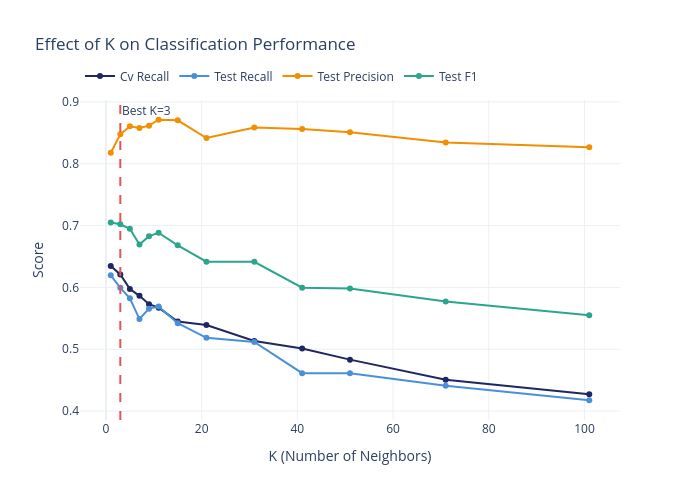

Here is the notebook cell this chart was saved with:
### Markdown cell above
---
## 7. K vs Performance

How does the choice of K affect the bias-variance tradeoff?

### Code cell
k_values = [1, 3, 5, 7, 9, 11, 15, 21, 31, 41, 51, 71, 101]
k_results = []

best_weight = best_knn.named_steps["clf"].weights
best_metric = best_knn.named_steps["clf"].metric

for k in k_values:
    knn_temp = Pipeline([
        ("prep", prep_linear),
        ("clf", KNeighborsClassifier(n_neighbors=k, weights=best_weight, metric=best_metric)),
    ])
    cv_sc = cross_val_score(knn_temp, X_train, y_train, cv=cv, scoring="recall").mean()
    knn_temp.fit(X_train, y_train)
    y_pred_t = knn_temp.predict(X_test)
    y_prob_t = knn_temp.predict_proba(X_test)[:, 1]

    k_results.append({
        "k": k,
        "cv_recall": cv_sc,
        "test_recall": recall_score(y_test, y_pred_t),
        "test_precision": precision_score(y_test, y_pred_t, zero_division=0),
        "test_f1": f1_score(y_test, y_pred_t),
        "test_auc": roc_auc_score(y_test, y_prob_t),
    })

df_k = pd.DataFrame(k_results)

fig_k = go.Figure()
for metric_name, color in [("cv_recall", COLORS["navy"]), ("test_recall", COLORS["accent"]),
                            ("test_precision", COLORS["orange"]), ("test_f1", COLORS["green"])]:
    fig_k.add_trace(go.Scatter(
        x=df_k["k"], y=df_k[metric_name],
        name=metric_name.replace("_", " ").title(),
        line=dict(color=color, width=2), mode="lines+markers",
    ))

best_k = best_knn.named_steps["clf"].n_neighbors
fig_k.add_vline(x=best_k, line_dash="dash", line_color=COLORS["red"],
                annotation_text=f"Best K={best_k}")

fig_k.update_layout(
    title="Effect of K on Classification Performance",
    xaxis_title="K (Number of Neighbors)",
    yaxis_title="Score",
    height=500, width=700,
    legend=dict(orientation="h", y=1.12),
)
fig_k.show()
save_chart(fig_k, MODEL_SLUG, "k_vs_metrics")

### Figure 1 — Plotly figure (JSON) as saved in the notebook; plotly's stock layout.template omitted (floating-point values rounded to 4 significant figures)
{"data": [{"line": {"color": "#1E2761", "width": 2}, "mode": "lines+markers", "name": "Cv Recall", "type": "scatter", "x": [1, 3, 5, 7, 9, 11, 15, 21, 31, 41, 51, 71, 101], "y": [0.6346, 0.6211, 0.5975, 0.5863, 0.5729, 0.5672, 0.5448, 0.5392, 0.5134, 0.5011, 0.4832, 0.4507, 0.4271]}, {"line": {"color": "#4A90D9", "width": 2}, "mode": "lines+markers", "name": "Test Recall", "type": "scatter", "x": [1, 3, 5, 7, 9, 11, 15, 21, 31, 41, 51, 71, 101], "y": [0.6195, 0.5993, 0.5825, 0.5488, 0.5657, 0.569, 0.5421, 0.5185, 0.5118, 0.4613, 0.4613, 0.4411, 0.4175]}, {"line": {"color": "#F18F01", "width": 2}, "mode": "lines+markers", "name": "Test Precision", "type": "scatter", "x": [1, 3, 5, 7, 9, 11, 15, 21, 31, 41, 51, 71, 101], "y": [0.8178, 0.8476, 0.8607, 0.8579, 0.8615, 0.8711, 0.8703, 0.8415, 0.8588, 0.8562, 0.8509, 0.8344, 0.8267]}, {"line": {"color": "#2CA58D", "width": 2}, "mode": "lines+markers", "name": "Test F1", "type": "scatter", "x": [1, 3, 5, 7, 9, 11, 15, 21, 31, 41, 51, 71, 101], "y": [0.705, 0.7022, 0.6948, 0.6694, 0.6829, 0.6884, 0.668, 0.6417, 0.6414, 0.5996, 0.5983, 0.5771, 0.5548]}], "layout": {"annotations": [{"showarrow": false, "text": "Best K=3", "x": 3, "xanchor": "left", "xref": "x", "y": 1, "yanchor": "top", "yref": "y domain"}], "height": 500, "legend": {"orientation": "h", "y": 1.12}, "shapes": [{"line": {"color": "#E15554", "dash": "dash"}, "type": "line", "x0": 3, "x1": 3, "xref": "x", "y0": 0, "y1": 1, "yref": "y domain"}], "title": {"text": "Effect of K on Classification Performance"}, "width": 700, "xaxis": {"title": {"text": "K (Number of Neighbors)"}}, "yaxis": {"title": {"text": "Score"}}}}
